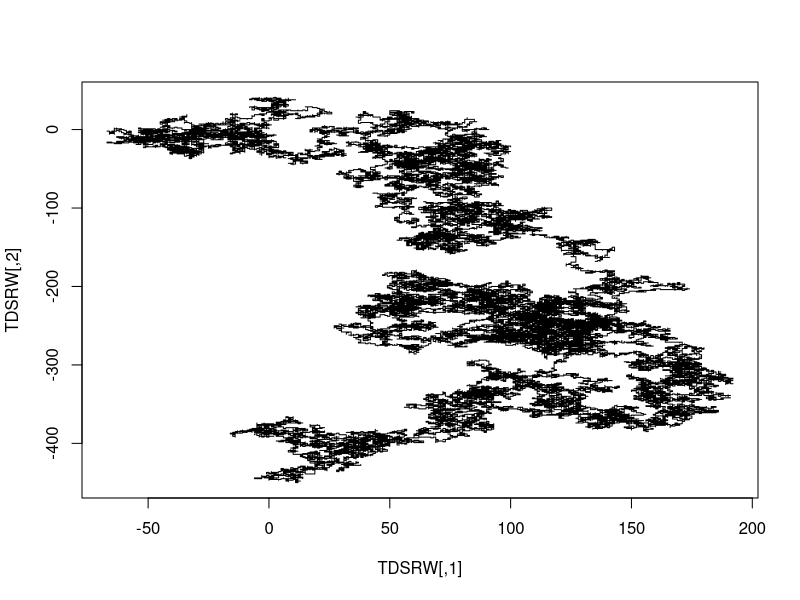

Reproduce this figure in R.
OneDimSimpleRandWalk <- function(num.steps, prob = 0.5) {
  return(cumsum(sample(c(1, -1), num.steps, TRUE)))
}

OneDimBrownianRandWalk <- function(num.steps, mean = 0, sd = 1) {
  return(cumsum(rnorm(num.steps, mean, sd)))
}

TwoDimSimpleRandWalk <- function(num.steps, x.prob = 0.5, y.prob = 0.5) {
  pos = matrix(0, ncol = 2, nrow = num.steps)
  dir = sample(c(1, 2), num.steps, TRUE)
  move = sample(c(1, -1), num.steps, TRUE)
  pos[cbind(1:num.steps, dir)] = move
  pos = apply(pos, 2, cumsum)
  return(pos)
}

TwoDimBrownianRandWalk <- function(num.steps, mean = 0, sd = 1) {
  return(cbind(OneDimBrownianRandWalk(num.steps, mean, sd),
               OneDimBrownianRandWalk(num.steps, mean, sd)))
}

TDSRW = TwoDimSimpleRandWalk(100000)
plot(TDSRW, type = "l")
